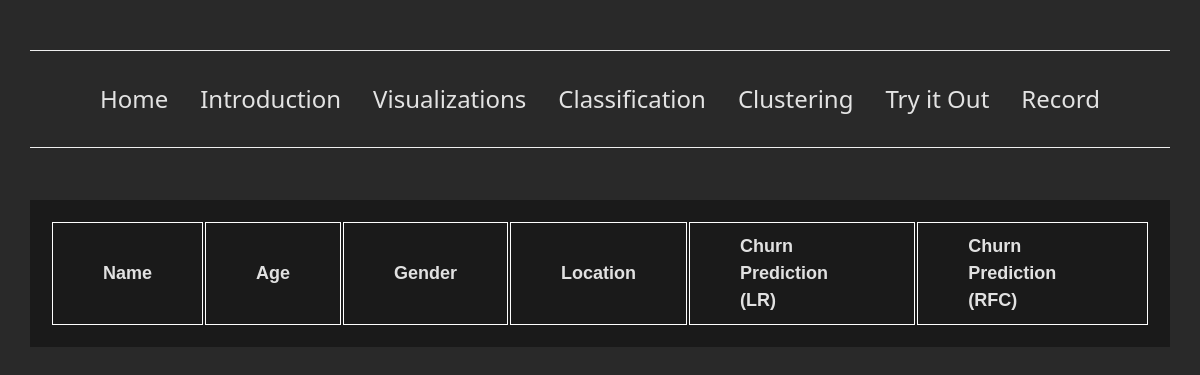
/table/, run on an earlier commit of the app's database.
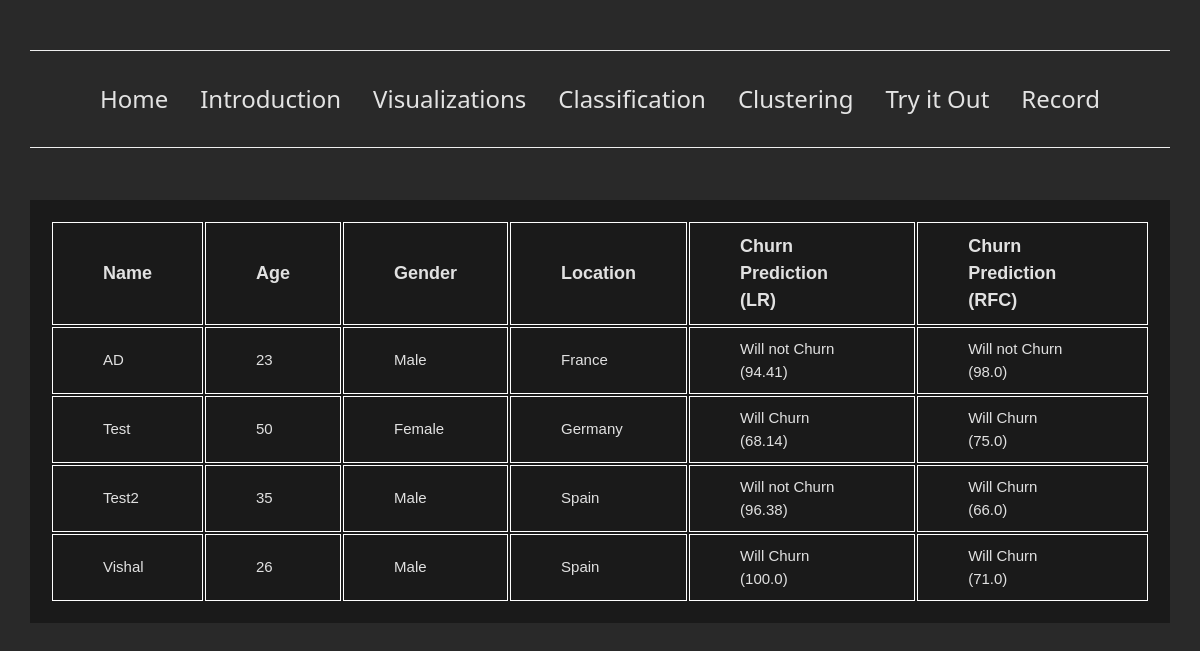
And on a later commit of the database.
### ml_classifier/models.py (models this page shows, shortened)
class Prediction(models.Model):
    GENDER_TYPE = (
        ('Male', 'Male'),
        ('Female', 'Female'),
    )
    GEOGRAPHY_TYPE = (
        ('Spain', 'Spain'),
        ('Germany', 'Germany'),
        ('France', 'France'),
    )
    NUM_PROD = (
        (1, '1'),
        (2, '2'),
        (3, '3'),
        (4, '4')
    )
    CHOICE_TYPE = (
        ("1", "Yes"),
        ("0", "No"),
    )
    id = models.UUIDField(default=uuid.uuid4, unique=True, primary_key=True, editable=False)
    name = models.CharField(max_length=100)
    age = models.IntegerField()
    gender = models.CharField(max_length=100, choices=GENDER_TYPE)
    credit_score = models.IntegerField()
    geography = models.CharField(max_length=100, choices=GEOGRAPHY_TYPE)
    tenure = models.IntegerField()
    balance = models.IntegerField()
    num_of_prod = models.IntegerField(choices=NUM_PROD)
    has_cr_card = models.CharField(max_length=10, choices=CHOICE_TYPE)
    is_active = models.CharField(max_length=10, choices=CHOICE_TYPE)
    estimated_salary = models.IntegerField()
    prediction_1 = models.CharField(max_length=100)
    probability_1 = models.FloatField()
    prediction_2 = models.CharField(max_length=100)
    probability_2 = models.FloatField()
    created_at = models.DateTimeField(auto_now_add=True)

### ml_classifier/views.py (the view)
# urls.py: path("table/", views.view_table, name="table"),
def view_table(request):
    context = {}
    try:
        predictions = Prediction.objects.all()
        context = { "predictions": predictions }
    except Exception as err:
        print("Error", err)
        return redirect(error_page, "error")
    return render(request, "ml_classifier/table.html", context)

### ml_classifier/templates/ml_classifier/table.html
{% extends "index.html" %}
{% load static %}
{% block content %}
<div class="view-table-div">
    <table class="view-table">
        <tr class="table-header">
            <th>
                Name
            </th>
            <th>
                Age
            </th>
            <th>
                Gender
            </th>
            <th>
                Location
            </th>
            <th>
                Churn Prediction (LR)
            </th>
            <th>
                Churn Prediction (RFC)
            </th>
        </tr>
        {% for prediction in predictions %}
        <tr>
            <td>
                {{prediction.name}}
            </td>
            <td>
                {{prediction.age}}
            </td>
            <td>
                {{prediction.gender}}
            </td>
            <td>
                {{prediction.geography}}
            </td>
            <td>
                {{prediction.prediction_1}}
                <br>
                ({{prediction.probability_1}})
            </td>
            <td>
                {{prediction.prediction_2}}
                <br>
                ({{prediction.probability_2}})
            </td>
        </tr>
        {% endfor %}
    </table>
</div>
{% endblock content %}

### templates/index.html (shortened to what this page needs)
<!DOCTYPE html>
{% load static %}
<html lang="en">
<head>
    <link rel="stylesheet" href={% static "styles/index.css" %}>
    <link rel="stylesheet" href={% static "styles/w3.css" %}>
</head>
<body>
    {% include "navbar.html" %}
    <div class="content">
    {% block content %}
    {% endblock content %}
    </div>
</body>
</html>

### templates/navbar.html
<hr>
    <div class="navigation">
        <h3><a href={% url "index" %}>Home</a></h3>
        <h3><a href={% url "project" "intro"%}>Introduction</a></h3>
        <h3><a href={% url "project" "eda" %}>Visualizations</a></h3>
        <h3><a href={% url "project" "clf" %}>Classification</a></h3>
        <h3><a href={% url "project" "clus" %}>Clustering</a></h3>
        <h3><a href={% url "predict" %}>Try it Out</a></h3>
        <h3><a href={% url "table" %}>Record</a></h3>
    </div>
<hr>

### static/styles/index.css (style rules this page uses)
:root { font-family: Inter, system-ui, Avenir, Helvetica, Arial, sans-serif; line-height: 1.5; font-weight: 400; max-width: 1280px; margin: 0 auto; padding: 2rem; text-align: center; color-scheme: light dark; color: rgba(255, 255, 255, 0.87); background-color: #292929; font-synthesis: none; text-rendering: optimizeLegibility; -webkit-font-smoothing: antialiased; -moz-osx-font-smoothing: grayscale; }
a { font-weight: 500; color: #ffffff; text-decoration: inherit; }
.navigation { display: flex; flex-direction: row; justify-content: space-between; max-width: 1000px; margin: auto; }
.content { background-color: #1a1a1a; max-width: 1200px; height: 100%; margin: 52px auto; padding: 20px; }
.slides > table, th, td { text-align: left; justify-content: center; margin-top: 10px; padding: 10px 50px; }
.slides > tr, th, td { border: 1px solid transparent; border-color: #ffffff; }
th { font-weight: 700; }
.view-table-div { display: flex; flex-direction: column; justify-content: center; text-align: center; }
.table-header { font-size: 1.2rem; }

### static/styles/w3.css (style rules this page uses)
html { box-sizing:border-box }
*,*:before,*:after { box-sizing:inherit }
html { -ms-text-size-adjust:100%;-webkit-text-size-adjust:100% }
body { margin:0 }
a { background-color:transparent }
hr { box-sizing:content-box;height:0;overflow:visible }
html,body { font-family:Verdana,sans-serif;font-size:15px;line-height:1.5 }
html { overflow-x:hidden }
h3 { font-size:24px }
h1,h2,h3,h4,h5,h6 { font-family:"Segoe UI",Arial,sans-serif;font-weight:400;margin:10px 0 }
hr { border:0;border-top:1px solid #eee;margin:20px 0 }
a { color:inherit }

What changed in the data, as far as the page shows it:
added Prediction: name "AD", age "23", gender "Male", geography "France", prediction_1 "Will not Churn", probability_1 "94.41", prediction_2 "Will not Churn", probability_2 "98.0"
added Prediction: name "Test", age "50", gender "Female", geography "Germany", prediction_1 "Will Churn", probability_1 "68.14", prediction_2 "Will Churn", probability_2 "75.0"
added Prediction: name "Test2", age "35", gender "Male", geography "Spain", prediction_1 "Will not Churn", probability_1 "96.38", prediction_2 "Will Churn", probability_2 "66.0"
added Prediction: name "Vishal", age "26", gender "Male", geography "Spain", prediction_1 "Will Churn", probability_1 "100.0", prediction_2 "Will Churn", probability_2 "71.0"
